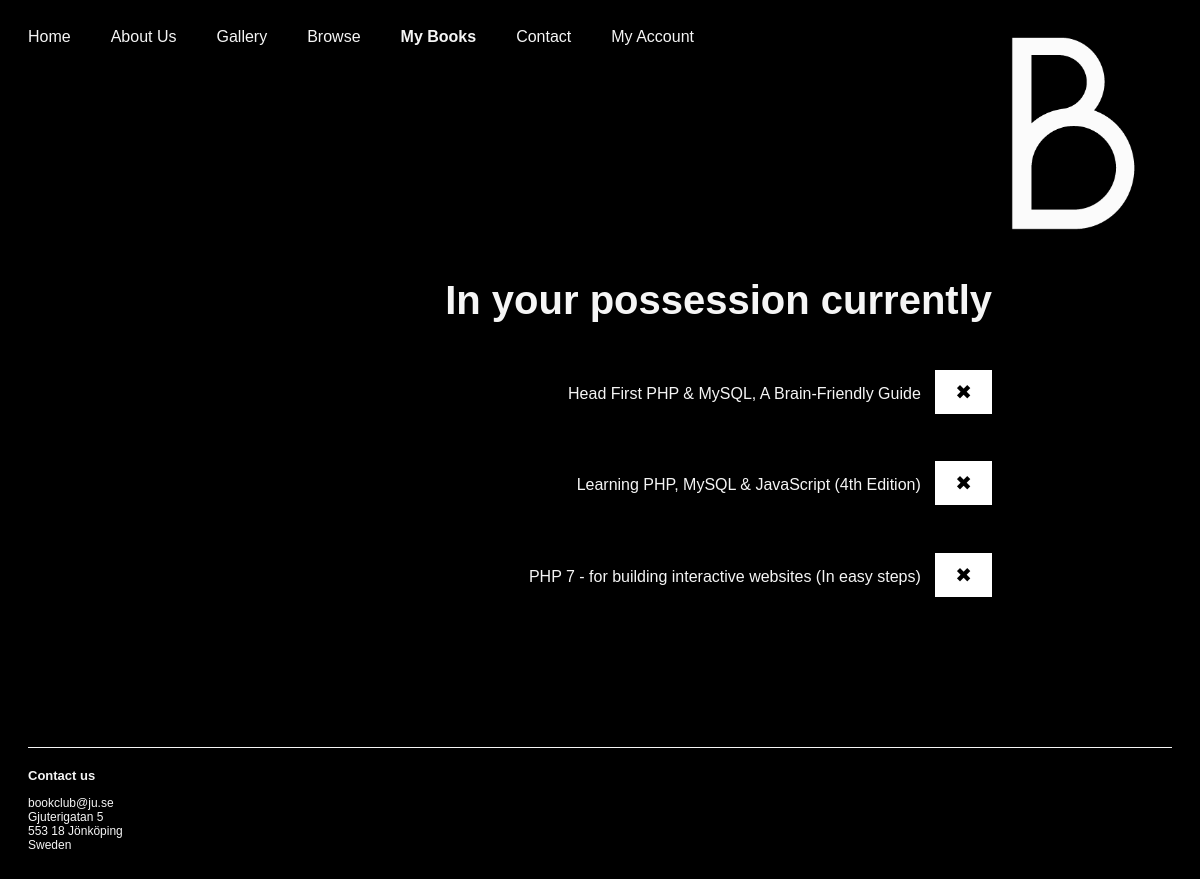
/mybooks.php, run on an earlier commit of the app's database.
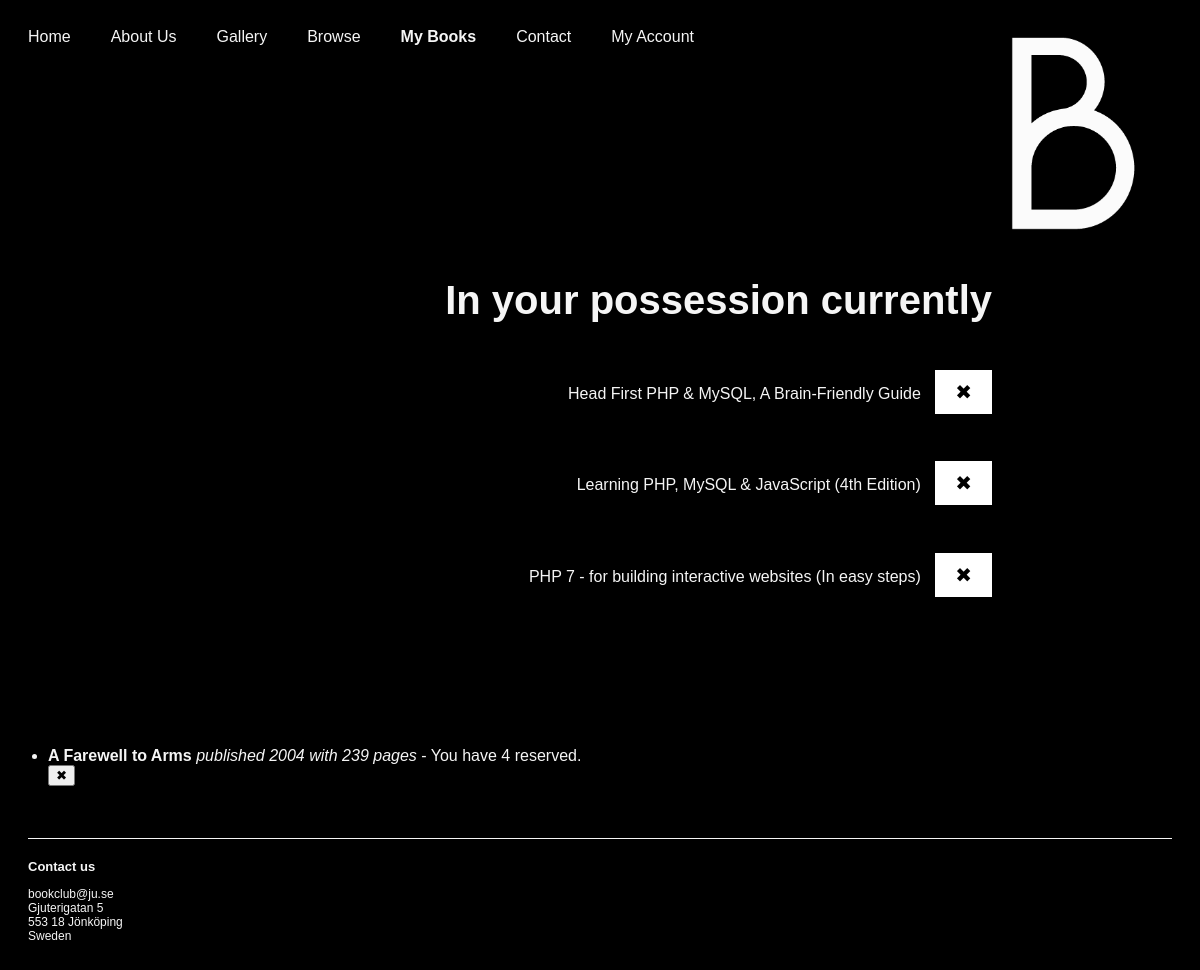
And on a later commit of the database.
### tables this page shows
CREATE TABLE `MyBooks` (
  `ISBN` varchar(10) NOT NULL,
  `Title` varchar(2083) NOT NULL,
  `NoPages` int(4) NOT NULL,
  `NoEdition` int(2) NOT NULL,
  `NoCopies` int(2) DEFAULT NULL,
  `PubYear` int(4) NOT NULL,
  `Publisher` varchar(2083) NOT NULL,
  `AuthorID` int(4) NOT NULL
);

### mybooks.php (the view, shortened to what this page needs)
<!doctype html>
<html lang="en">
<head>
  <link rel="stylesheet" href="css/output.css">
  <?php include ('connect.php');?>
</head>
<body>
<?php include ('header.php');?>
<div class="container">
    <h1> In your possession currently </h1>
    <ul classs="middle">
        <li>Head First PHP & MySQL, A Brain-Friendly Guide <button class="remove">&#10006;</button> </li>
        <li>Learning PHP, MySQL & JavaScript (4th Edition) <button class="remove">&#10006;</button> </li>
        <li>PHP 7 - for building interactive websites (In easy steps) <button class="remove">&#10006;</button> </li>
    </ul>
</div>
<?php
      $query = "SELECT * from MyBooks";
      $stmt = $db->prepare($query);
      $stmt->bind_result($ISBN, $Title, $NoPages, $NoEdition, $NoCopies, $PubYear, $Publisher, $AuthorID);
      $stmt->execute();
      echo "<ul>";
      while ($stmt->fetch()){
        if ($NoCopies > 0){
        echo "<li> <b> $Title </b><i>published $PubYear with $NoPages pages </i>
        - You have $NoCopies reserved. <form action='unreserve.php' method='POST'>
        <input type='hidden' name='ISBN' value='$ISBN'>
        <button class='remove' type='submit' onclick='mybooks.php''>&#10006;</button></form></li>";
        echo "<br>";
        echo "<br>";
        }
      }
      echo "</ul>";
    ?>
</body>
<?php include ('footer.php');?>
</html>

What changed in the data, as far as the page shows it:
added mybooks: Title "A Farewell to Arms", PubYear "2004", NoPages "239", NoCopies "4"
